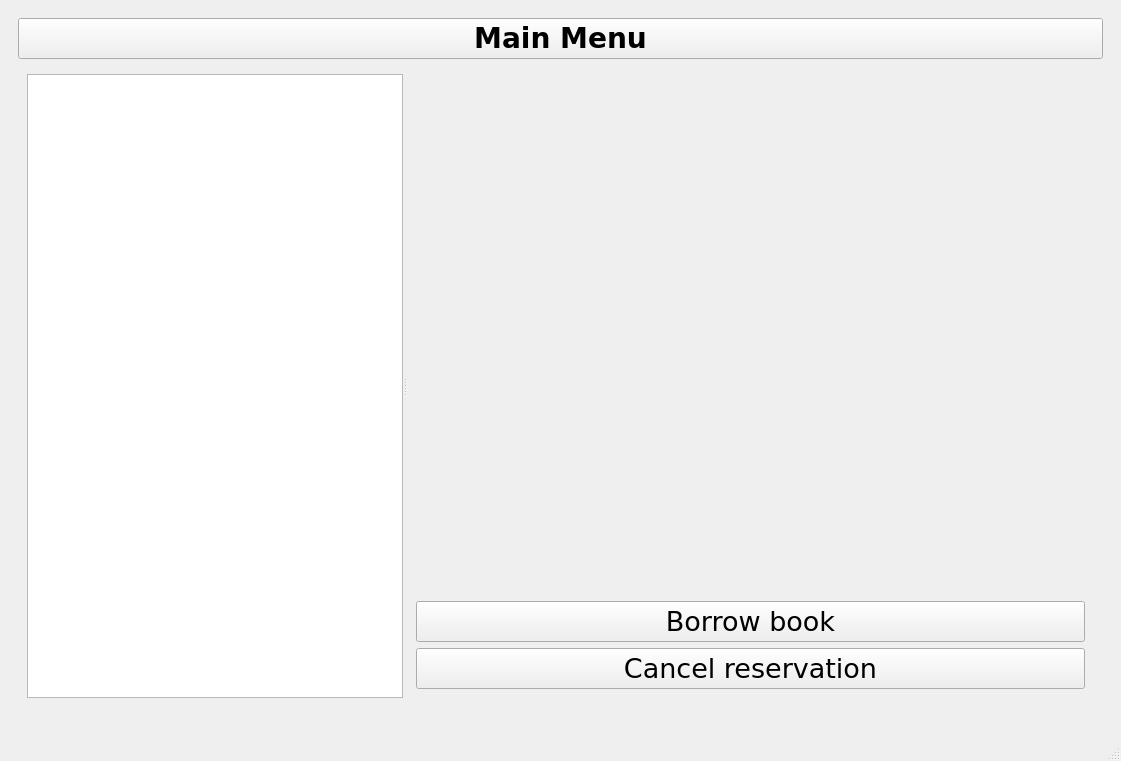
<?xml version="1.0" encoding="UTF-8"?>
<ui version="4.0">
 <class>MainWindow</class>
 <widget class="QMainWindow" name="MainWindow">
  <property name="geometry">
   <rect>
    <x>0</x>
    <y>0</y>
    <width>1121</width>
    <height>761</height>
   </rect>
  </property>
  <property name="sizePolicy">
   <sizepolicy hsizetype="Preferred" vsizetype="MinimumExpanding">
    <horstretch>0</horstretch>
    <verstretch>0</verstretch>
   </sizepolicy>
  </property>
  <property name="font">
   <font>
    <pointsize>20</pointsize>
   </font>
  </property>
  <property name="windowTitle">
   <string>LibApp</string>
  </property>
  <widget class="QWidget" name="centralwidget">
   <layout class="QHBoxLayout" name="horizontalLayout">
    <item>
     <widget class="QStackedWidget" name="Stack">
      <property name="currentIndex">
       <number>5</number>
      </property>
      <widget class="QWidget" name="home">
       <layout class="QGridLayout" name="gridLayout_5">
        <item row="0" column="0">
         <layout class="QVBoxLayout" name="verticalLayout">
          <item>
           <widget class="QLabel" name="homeLabel1">
            <property name="sizePolicy">
             <sizepolicy hsizetype="Preferred" vsizetype="Maximum">
              <horstretch>0</horstretch>
              <verstretch>0</verstretch>
             </sizepolicy>
            </property>
            <property name="font">
             <font>
              <family>DejaVu Sans</family>
              <pointsize>28</pointsize>
              <weight>75</weight>
              <bold>true</bold>
             </font>
            </property>
            <property name="text">
             <string>Welcome to LibApp</string>
            </property>
            <property name="alignment">
             <set>Qt::AlignBottom|Qt::AlignHCenter</set>
            </property>
           </widget>
          </item>
          <item>
           <widget class="QLabel" name="homeLabel2">
            <property name="sizePolicy">
             <sizepolicy hsizetype="Preferred" vsizetype="Maximum">
              <horstretch>0</horstretch>
              <verstretch>0</verstretch>
             </sizepolicy>
            </property>
            <property name="font">
             <font>
              <pointsize>22</pointsize>
             </font>
            </property>
            <property name="text">
             <string>Please, enter your login</string>
            </property>
            <property name="alignment">
             <set>Qt::AlignCenter</set>
            </property>
           </widget>
          </item>
         </layout>
        </item>
        <item row="1" column="0">
         <layout class="QHBoxLayout" name="horizontalLayout_2">
          <item>
           <widget class="QLineEdit" name="loginLineEdit">
            <property name="enabled">
             <bool>true</bool>
            </property>
            <property name="sizePolicy">
             <sizepolicy hsizetype="MinimumExpanding" vsizetype="Fixed">
              <horstretch>0</horstretch>
              <verstretch>0</verstretch>
             </sizepolicy>
            </property>
            <property name="font">
             <font>
              <pointsize>21</pointsize>
             </font>
            </property>
            <property name="placeholderText">
             <string>Enter your login here...</string>
            </property>
           </widget>
          </item>
          <item>
           <widget class="QPushButton" name="submitLoginButton">
            <property name="sizePolicy">
             <sizepolicy hsizetype="Maximum" vsizetype="Fixed">
              <horstretch>0</horstretch>
              <verstretch>0</verstretch>
             </sizepolicy>
            </property>
            <property name="font">
             <font>
              <pointsize>22</pointsize>
             </font>
            </property>
            <property name="text">
             <string>Submit</string>
            </property>
           </widget>
          </item>
         </layout>
        </item>
       </layout>
      </widget>
      <widget class="QWidget" name="client_home_page">
       <layout class="QGridLayout" name="gridLayout_3">
        <item row="0" column="0">
         <layout class="QVBoxLayout" name="verticalLayout_4">
          <item>
           <layout class="QGridLayout" name="gridLayout">
            <item row="2" column="0">
             <widget class="QLabel" name="clientHomeQstLabel">
              <property name="sizePolicy">
               <sizepolicy hsizetype="Preferred" vsizetype="MinimumExpanding">
                <horstretch>0</horstretch>
                <verstretch>0</verstretch>
               </sizepolicy>
              </property>
              <property name="font">
               <font>
                <family>DejaVu Sans</family>
                <pointsize>20</pointsize>
                <weight>75</weight>
                <bold>true</bold>
               </font>
              </property>
              <property name="text">
               <string>What would you like to do?</string>
              </property>
              <property name="alignment">
               <set>Qt::AlignCenter</set>
              </property>
             </widget>
            </item>
            <item row="1" column="0">
             <widget class="QLabel" name="clientHomeWelcomeLabel">
              <property name="sizePolicy">
               <sizepolicy hsizetype="Preferred" vsizetype="Maximum">
                <horstretch>0</horstretch>
                <verstretch>0</verstretch>
               </sizepolicy>
              </property>
              <property name="font">
               <font>
                <family>DejaVu Sans</family>
                <pointsize>20</pointsize>
                <weight>75</weight>
                <bold>true</bold>
               </font>
              </property>
              <property name="text">
               <string>Welcome to your account.</string>
              </property>
              <property name="alignment">
               <set>Qt::AlignCenter</set>
              </property>
             </widget>
            </item>
            <item row="0" column="0">
             <widget class="QLabel" name="helloClientLabel">
              <property name="sizePolicy">
               <sizepolicy hsizetype="Preferred" vsizetype="Maximum">
                <horstretch>0</horstretch>
                <verstretch>0</verstretch>
               </sizepolicy>
              </property>
              <property name="font">
               <font>
                <family>DejaVu Sans</family>
                <pointsize>29</pointsize>
                <weight>75</weight>
                <bold>true</bold>
               </font>
              </property>
              <property name="text">
               <string>Hello!</string>
              </property>
              <property name="alignment">
               <set>Qt::AlignCenter</set>
              </property>
             </widget>
            </item>
           </layout>
          </item>
          <item>
           <layout class="QGridLayout" name="gridLayout_2">
            <item row="2" column="0">
             <widget class="QPushButton" name="clientDisplayRentingsButton">
              <property name="sizePolicy">
               <sizepolicy hsizetype="Minimum" vsizetype="MinimumExpanding">
                <horstretch>0</horstretch>
                <verstretch>0</verstretch>
               </sizepolicy>
              </property>
              <property name="font">
               <font>
                <family>DejaVu Sans</family>
                <pointsize>20</pointsize>
                <weight>50</weight>
                <bold>false</bold>
               </font>
              </property>
              <property name="text">
               <string>Display current rentings</string>
              </property>
             </widget>
            </item>
            <item row="4" column="0">
             <widget class="QPushButton" name="clientDisplayHistoryButton">
              <property name="sizePolicy">
               <sizepolicy hsizetype="Minimum" vsizetype="MinimumExpanding">
                <horstretch>0</horstretch>
                <verstretch>0</verstretch>
               </sizepolicy>
              </property>
              <property name="font">
               <font>
                <family>DejaVu Sans</family>
                <pointsize>20</pointsize>
                <weight>50</weight>
                <bold>false</bold>
               </font>
              </property>
              <property name="text">
               <string>Display my renting history</string>
              </property>
             </widget>
            </item>
            <item row="5" column="0">
             <widget class="QPushButton" name="clientLogoutButton">
              <property name="sizePolicy">
               <sizepolicy hsizetype="Minimum" vsizetype="MinimumExpanding">
                <horstretch>0</horstretch>
                <verstretch>0</verstretch>
               </sizepolicy>
              </property>
              <property name="font">
               <font>
                <family>DejaVu Sans</family>
                <pointsize>20</pointsize>
                <weight>50</weight>
                <bold>false</bold>
               </font>
              </property>
              <property name="text">
               <string>Logout</string>
              </property>
             </widget>
            </item>
            <item row="0" column="0">
             <widget class="QPushButton" name="clientDisplayBooksButton">
              <property name="sizePolicy">
               <sizepolicy hsizetype="Minimum" vsizetype="MinimumExpanding">
                <horstretch>0</horstretch>
                <verstretch>0</verstretch>
               </sizepolicy>
              </property>
              <property name="font">
               <font>
                <family>DejaVu Sans</family>
                <pointsize>20</pointsize>
                <weight>50</weight>
                <bold>false</bold>
               </font>
              </property>
              <property name="text">
               <string>Display list of books</string>
              </property>
             </widget>
            </item>
            <item row="3" column="0">
             <widget class="QPushButton" name="clientDisplayReservationsButton">
              <property name="sizePolicy">
               <sizepolicy hsizetype="Minimum" vsizetype="MinimumExpanding">
                <horstretch>0</horstretch>
                <verstretch>0</verstretch>
               </sizepolicy>
              </property>
              <property name="font">
               <font>
                <family>DejaVu Sans</family>
               </font>
              </property>
              <property name="text">
               <string>Display current reservations</string>
              </property>
             </widget>
            </item>
           </layout>
          </item>
         </layout>
        </item>
       </layout>
      </widget>
      <widget class="QWidget" name="client_display_books_page">
       <layout class="QVBoxLayout" name="verticalLayout_20">
        <item>
         <layout class="QVBoxLayout" name="verticalLayout_5">
          <item>
           <widget class="QPushButton" name="mainMenuButton0">
            <property name="sizePolicy">
             <sizepolicy hsizetype="Minimum" vsizetype="Maximum">
              <horstretch>0</horstretch>
              <verstretch>0</verstretch>
             </sizepolicy>
            </property>
            <property name="font">
             <font>
              <family>DejaVu Sans</family>
              <pointsize>21</pointsize>
              <weight>75</weight>
              <bold>true</bold>
             </font>
            </property>
            <property name="text">
             <string>Main Menu</string>
            </property>
           </widget>
          </item>
          <item>
           <widget class="QSplitter" name="splitter">
            <property name="orientation">
             <enum>Qt::Horizontal</enum>
            </property>
            <widget class="QListWidget" name="listOfGenres">
             <property name="sizePolicy">
              <sizepolicy hsizetype="Preferred" vsizetype="Expanding">
               <horstretch>0</horstretch>
               <verstretch>0</verstretch>
              </sizepolicy>
             </property>
             <property name="font">
              <font>
               <family>DejaVu Sans</family>
               <pointsize>17</pointsize>
              </font>
             </property>
            </widget>
            <widget class="QStackedWidget" name="genreStack">
             <property name="sizePolicy">
              <sizepolicy hsizetype="Expanding" vsizetype="Preferred">
               <horstretch>0</horstretch>
               <verstretch>0</verstretch>
              </sizepolicy>
             </property>
             <property name="currentIndex">
              <number>0</number>
             </property>
             <widget class="QWidget" name="book_info_page">
              <layout class="QVBoxLayout" name="verticalLayout_6">
               <item>
                <widget class="QSplitter" name="splitter_3">
                 <property name="orientation">
                  <enum>Qt::Vertical</enum>
                 </property>
                 <widget class="QListWidget" name="listOfBooks">
                  <property name="sizePolicy">
                   <sizepolicy hsizetype="Expanding" vsizetype="Maximum">
                    <horstretch>0</horstretch>
                    <verstretch>0</verstretch>
                   </sizepolicy>
                  </property>
                  <property name="font">
                   <font>
                    <family>DejaVu Sans</family>
                    <pointsize>17</pointsize>
                   </font>
                  </property>
                 </widget>
                 <widget class="QStackedWidget" name="bookStack">
                  <property name="currentIndex">
                   <number>1</number>
                  </property>
                  <widget class="QWidget" name="page_3">
                   <layout class="QVBoxLayout" name="verticalLayout_7">
                    <item>
                     <widget class="QLabel" name="chooseBookLabel">
                      <property name="font">
                       <font>
                        <family>DejaVu Sans</family>
                        <pointsize>21</pointsize>
                        <weight>75</weight>
                        <bold>true</bold>
                       </font>
                      </property>
                      <property name="text">
                       <string>Choose book from list</string>
                      </property>
                      <property name="alignment">
                       <set>Qt::AlignCenter</set>
                      </property>
                     </widget>
                    </item>
                   </layout>
                  </widget>
                  <widget class="QWidget" name="page_4">
                   <layout class="QVBoxLayout" name="verticalLayout_3">
                    <item>
                     <widget class="QLabel" name="bookInfo">
                      <property name="sizePolicy">
                       <sizepolicy hsizetype="Preferred" vsizetype="Maximum">
                        <horstretch>0</horstretch>
                        <verstretch>0</verstretch>
                       </sizepolicy>
                      </property>
                      <property name="font">
                       <font>
                        <family>DejaVu Sans</family>
                        <pointsize>15</pointsize>
                        <weight>75</weight>
                        <bold>true</bold>
                       </font>
                      </property>
                      <property name="text">
                       <string/>
                      </property>
                      <property name="alignment">
                       <set>Qt::AlignLeading|Qt::AlignLeft|Qt::AlignTop</set>
                      </property>
                     </widget>
                    </item>
                    <item>
                     <widget class="QPushButton" name="bookBorrowButton">
                      <property name="sizePolicy">
                       <sizepolicy hsizetype="Minimum" vsizetype="Minimum">
                        <horstretch>0</horstretch>
                        <verstretch>0</verstretch>
                       </sizepolicy>
                      </property>
                      <property name="font">
                       <font>
                        <family>DejaVu Sans</family>
                        <pointsize>15</pointsize>
                       </font>
                      </property>
                      <property name="text">
                       <string>Borrow book</string>
                      </property>
                     </widget>
                    </item>
                    <item>
                     <widget class="QPushButton" name="reservationButton">
                      <property name="sizePolicy">
                       <sizepolicy hsizetype="Minimum" vsizetype="Minimum">
                        <horstretch>0</horstretch>
                        <verstretch>0</verstretch>
                       </sizepolicy>
                      </property>
                      <property name="font">
                       <font>
                        <family>DejaVu Sans</family>
                        <pointsize>15</pointsize>
                       </font>
                      </property>
                      <property name="text">
                       <string>Make reservation</string>
                      </property>
                     </widget>
                    </item>
                   </layout>
                  </widget>
                 </widget>
                </widget>
               </item>
              </layout>
             </widget>
             <widget class="QWidget" name="book_home_page">
              <layout class="QGridLayout" name="gridLayout_4">
               <item row="0" column="0">
                <widget class="QLabel" name="chooseGenreLabel">
                 <property name="font">
                  <font>
                   <family>DejaVu Sans</family>
                   <pointsize>21</pointsize>
                   <weight>75</weight>
                   <bold>true</bold>
                  </font>
                 </property>
                 <property name="text">
                  <string>Choose genre from list</string>
                 </property>
                 <property name="alignment">
                  <set>Qt::AlignCenter</set>
                 </property>
                </widget>
               </item>
              </layout>
             </widget>
            </widget>
           </widget>
          </item>
         </layout>
        </item>
       </layout>
      </widget>
      <widget class="QWidget" name="client_display_rentings_page">
       <layout class="QVBoxLayout" name="verticalLayout_8">
        <item>
         <layout class="QVBoxLayout" name="verticalLayout_2">
          <item>
           <widget class="QPushButton" name="mainMenuButton1">
            <property name="font">
             <font>
              <family>DejaVu Sans</family>
              <pointsize>21</pointsize>
              <weight>75</weight>
              <bold>true</bold>
             </font>
            </property>
            <property name="text">
             <string>Main Menu</string>
            </property>
           </widget>
          </item>
          <item>
           <widget class="QStackedWidget" name="ifClientHasRentingStack">
            <property name="currentIndex">
             <number>0</number>
            </property>
            <widget class="QWidget" name="page_9">
             <layout class="QVBoxLayout" name="verticalLayout_18">
              <item>
               <widget class="QSplitter" name="splitter_2">
                <property name="orientation">
                 <enum>Qt::Horizontal</enum>
                </property>
                <widget class="QListWidget" name="listOfCurrentRentings"/>
                <widget class="QStackedWidget" name="curRentingStack">
                 <property name="sizePolicy">
                  <sizepolicy hsizetype="Minimum" vsizetype="Preferred">
                   <horstretch>0</horstretch>
                   <verstretch>0</verstretch>
                  </sizepolicy>
                 </property>
                 <property name="currentIndex">
                  <number>0</number>
                 </property>
                 <widget class="QWidget" name="page">
                  <layout class="QVBoxLayout" name="verticalLayout_9">
                   <item>
                    <widget class="QLabel" name="chooseRentingLabel">
                     <property name="font">
                      <font>
                       <family>DejaVu Sans</family>
                       <pointsize>21</pointsize>
                       <weight>75</weight>
                       <bold>true</bold>
                      </font>
                     </property>
                     <property name="text">
                      <string>Choose renting from list</string>
                     </property>
                     <property name="alignment">
                      <set>Qt::AlignCenter</set>
                     </property>
                    </widget>
                   </item>
                  </layout>
                 </widget>
                 <widget class="QWidget" name="page_2">
                  <layout class="QVBoxLayout" name="verticalLayout_11">
                   <item>
                    <layout class="QVBoxLayout" name="verticalLayout_10">
                     <item>
                      <widget class="QLabel" name="rentingBookInfo">
                       <property name="sizePolicy">
                        <sizepolicy hsizetype="Preferred" vsizetype="Minimum">
                         <horstretch>0</horstretch>
                         <verstretch>0</verstretch>
                        </sizepolicy>
                       </property>
                       <property name="font">
                        <font>
                         <family>DejaVu Sans</family>
                         <pointsize>16</pointsize>
                         <weight>75</weight>
                         <bold>true</bold>
                        </font>
                       </property>
                       <property name="text">
                        <string/>
                       </property>
                      </widget>
                     </item>
                     <item>
                      <widget class="QLabel" name="rentingInfo">
                       <property name="font">
                        <font>
                         <family>DejaVu Sans</family>
                         <pointsize>16</pointsize>
                         <weight>75</weight>
                         <bold>true</bold>
                        </font>
                       </property>
                       <property name="text">
                        <string/>
                       </property>
                       <property name="alignment">
                        <set>Qt::AlignLeading|Qt::AlignLeft|Qt::AlignTop</set>
                       </property>
                      </widget>
                     </item>
                     <item>
                      <widget class="QPushButton" name="returnBookButton">
                       <property name="font">
                        <font>
                         <family>DejaVu Sans</family>
                         <pointsize>15</pointsize>
                        </font>
                       </property>
                       <property name="text">
                        <string>Return book to library</string>
                       </property>
                      </widget>
                     </item>
                     <item>
                      <widget class="QPushButton" name="renewRentingButton">
                       <property name="font">
                        <font>
                         <family>DejaVu Sans</family>
                         <pointsize>15</pointsize>
                        </font>
                       </property>
                       <property name="text">
                        <string>Renew renting</string>
                       </property>
                      </widget>
                     </item>
                    </layout>
                   </item>
                  </layout>
                 </widget>
                </widget>
               </widget>
              </item>
             </layout>
            </widget>
            <widget class="QWidget" name="page_10">
             <layout class="QVBoxLayout" name="verticalLayout_19">
              <item>
               <widget class="QLabel" name="noCurrentRentingsLabel">
                <property name="font">
                 <font>
                  <family>DejaVu Sans</family>
                  <pointsize>28</pointsize>
                  <weight>75</weight>
                  <bold>true</bold>
                 </font>
                </property>
                <property name="text">
                 <string>You have no active rentings.</string>
                </property>
                <property name="alignment">
                 <set>Qt::AlignCenter</set>
                </property>
               </widget>
              </item>
             </layout>
            </widget>
           </widget>
          </item>
         </layout>
        </item>
       </layout>
      </widget>
      <widget class="QWidget" name="client_display_history_page">
       <layout class="QVBoxLayout" name="verticalLayout_14">
        <item>
         <layout class="QVBoxLayout" name="verticalLayout_13">
          <item>
           <widget class="QPushButton" name="mainMenuButton2">
            <property name="font">
             <font>
              <family>DejaVu Sans</family>
              <pointsize>21</pointsize>
              <weight>75</weight>
              <bold>true</bold>
             </font>
            </property>
            <property name="text">
             <string>Main Menu</string>
            </property>
           </widget>
          </item>
          <item>
           <widget class="QSplitter" name="splitter_4">
            <property name="orientation">
             <enum>Qt::Horizontal</enum>
            </property>
            <widget class="QCalendarWidget" name="rentingHistoryCalendar">
             <property name="sizePolicy">
              <sizepolicy hsizetype="MinimumExpanding" vsizetype="MinimumExpanding">
               <horstretch>0</horstretch>
               <verstretch>0</verstretch>
              </sizepolicy>
             </property>
             <property name="font">
              <font>
               <family>DejaVu Sans</family>
               <weight>75</weight>
               <bold>true</bold>
              </font>
             </property>
            </widget>
            <widget class="QStackedWidget" name="calendarStack">
             <property name="currentIndex">
              <number>1</number>
             </property>
             <widget class="QWidget" name="page_5">
              <layout class="QVBoxLayout" name="verticalLayout_12">
               <item>
                <widget class="QLabel" name="selectDayLabel">
                 <property name="sizePolicy">
                  <sizepolicy hsizetype="Maximum" vsizetype="MinimumExpanding">
                   <horstretch>0</horstretch>
                   <verstretch>0</verstretch>
                  </sizepolicy>
                 </property>
                 <property name="font">
                  <font>
                   <family>DejaVu Sans</family>
                   <pointsize>21</pointsize>
                   <weight>75</weight>
                   <bold>true</bold>
                  </font>
                 </property>
                 <property name="text">
                  <string>Choose day from calendar</string>
                 </property>
                 <property name="alignment">
                  <set>Qt::AlignCenter</set>
                 </property>
                </widget>
               </item>
              </layout>
             </widget>
             <widget class="QWidget" name="page_6">
              <layout class="QVBoxLayout" name="verticalLayout_16">
               <item>
                <widget class="QSplitter" name="splitter_5">
                 <property name="orientation">
                  <enum>Qt::Vertical</enum>
                 </property>
                 <widget class="QListWidget" name="listOfRentingsHistory">
                  <property name="sizePolicy">
                   <sizepolicy hsizetype="Expanding" vsizetype="Maximum">
                    <horstretch>0</horstretch>
                    <verstretch>0</verstretch>
                   </sizepolicy>
                  </property>
                 </widget>
                 <widget class="QStackedWidget" name="rentingHistoryStack">
                  <property name="currentIndex">
                   <number>1</number>
                  </property>
                  <widget class="QWidget" name="page_7">
                   <layout class="QVBoxLayout" name="verticalLayout_15">
                    <item>
                     <widget class="QLabel" name="rentingHistoryChooseRenting">
                      <property name="font">
                       <font>
                        <family>DejaVu Sans</family>
                        <pointsize>16</pointsize>
                        <weight>75</weight>
                        <bold>true</bold>
                       </font>
                      </property>
                      <property name="text">
                       <string>Choose renting from list for info</string>
                      </property>
                      <property name="alignment">
                       <set>Qt::AlignCenter</set>
                      </property>
                     </widget>
                    </item>
                   </layout>
                  </widget>
                  <widget class="QWidget" name="page_8">
                   <layout class="QVBoxLayout" name="verticalLayout_17">
                    <item>
                     <widget class="QLabel" name="rentingHistoryRentingInfo">
                      <property name="sizePolicy">
                       <sizepolicy hsizetype="Preferred" vsizetype="MinimumExpanding">
                        <horstretch>0</horstretch>
                        <verstretch>0</verstretch>
                       </sizepolicy>
                      </property>
                      <property name="font">
                       <font>
                        <family>DejaVu Sans</family>
                        <pointsize>16</pointsize>
                        <weight>75</weight>
                        <bold>true</bold>
                       </font>
                      </property>
                      <property name="text">
                       <string/>
                      </property>
                      <property name="alignment">
                       <set>Qt::AlignLeading|Qt::AlignLeft|Qt::AlignTop</set>
                      </property>
                     </widget>
                    </item>
                   </layout>
                  </widget>
                 </widget>
                </widget>
               </item>
              </layout>
             </widget>
            </widget>
           </widget>
          </item>
         </layout>
        </item>
       </layout>
      </widget>
      <widget class="QWidget" name="client_display_reservations_page">
       <layout class="QGridLayout" name="gridLayout_6">
        <item row="0" column="0">
         <layout class="QVBoxLayout" name="verticalLayout_21">
          <item>
           <widget class="QPushButton" name="mainMenuButton3">
            <property name="font">
             <font>
              <family>DejaVu Sans</family>
              <pointsize>21</pointsize>
              <weight>75</weight>
              <bold>true</bold>
             </font>
            </property>
            <property name="text">
             <string>Main Menu</string>
            </property>
           </widget>
          </item>
          <item>
           <widget class="QStackedWidget" name="ifClientHasNoReservationsStack">
            <property name="currentIndex">
             <number>0</number>
            </property>
            <widget class="QWidget" name="page_11">
             <layout class="QGridLayout" name="gridLayout_7">
              <item row="0" column="0">
               <widget class="QSplitter" name="splitter_6">
                <property name="orientation">
                 <enum>Qt::Horizontal</enum>
                </property>
                <widget class="QListWidget" name="listOfReservations"/>
                <widget class="QStackedWidget" name="reservationStack">
                 <property name="sizePolicy">
                  <sizepolicy hsizetype="Minimum" vsizetype="Preferred">
                   <horstretch>0</horstretch>
                   <verstretch>0</verstretch>
                  </sizepolicy>
                 </property>
                 <property name="currentIndex">
                  <number>1</number>
                 </property>
                 <widget class="QWidget" name="page_13">
                  <layout class="QGridLayout" name="gridLayout_8">
                   <item row="0" column="0">
                    <widget class="QLabel" name="chooseReservationLabel">
                     <property name="font">
                      <font>
                       <family>DejaVu Sans</family>
                       <pointsize>21</pointsize>
                       <weight>75</weight>
                       <bold>true</bold>
                      </font>
                     </property>
                     <property name="text">
                      <string>Choose reservation from list</string>
                     </property>
                     <property name="alignment">
                      <set>Qt::AlignCenter</set>
                     </property>
                    </widget>
                   </item>
                  </layout>
                 </widget>
                 <widget class="QWidget" name="page_14">
                  <layout class="QGridLayout" name="gridLayout_9">
                   <item row="0" column="0">
                    <layout class="QVBoxLayout" name="verticalLayout_23">
                     <item>
                      <widget class="QLabel" name="reservationInfo">
                       <property name="sizePolicy">
                        <sizepolicy hsizetype="MinimumExpanding" vsizetype="MinimumExpanding">
                         <horstretch>0</horstretch>
                         <verstretch>0</verstretch>
                        </sizepolicy>
                       </property>
                       <property name="font">
                        <font>
                         <family>DejaVu Sans</family>
                         <pointsize>16</pointsize>
                         <weight>75</weight>
                         <bold>true</bold>
                        </font>
                       </property>
                       <property name="text">
                        <string/>
                       </property>
                       <property name="alignment">
                        <set>Qt::AlignLeading|Qt::AlignLeft|Qt::AlignTop</set>
                       </property>
                      </widget>
                     </item>
                     <item>
                      <widget class="QPushButton" name="reservationBorrowButton">
                       <property name="sizePolicy">
                        <sizepolicy hsizetype="Minimum" vsizetype="Maximum">
                         <horstretch>0</horstretch>
                         <verstretch>0</verstretch>
                        </sizepolicy>
                       </property>
                       <property name="font">
                        <font>
                         <family>DejaVu Sans</family>
                        </font>
                       </property>
                       <property name="text">
                        <string>Borrow book</string>
                       </property>
                      </widget>
                     </item>
                     <item>
                      <widget class="QPushButton" name="cancelReservationButton">
                       <property name="sizePolicy">
                        <sizepolicy hsizetype="Minimum" vsizetype="Maximum">
                         <horstretch>0</horstretch>
                         <verstretch>0</verstretch>
                        </sizepolicy>
                       </property>
                       <property name="font">
                        <font>
                         <family>DejaVu Sans</family>
                         <pointsize>20</pointsize>
                        </font>
                       </property>
                       <property name="text">
                        <string>Cancel reservation</string>
                       </property>
                      </widget>
                     </item>
                    </layout>
                   </item>
                  </layout>
                 </widget>
                </widget>
               </widget>
              </item>
             </layout>
            </widget>
            <widget class="QWidget" name="page_12">
             <layout class="QVBoxLayout" name="verticalLayout_22">
              <item>
               <widget class="QLabel" name="noCurrentReservationsLabel">
                <property name="font">
                 <font>
                  <family>DejaVu Sans</family>
                  <pointsize>28</pointsize>
                  <weight>75</weight>
                  <bold>true</bold>
                 </font>
                </property>
                <property name="text">
                 <string>You have no active reservations.</string>
                </property>
                <property name="alignment">
                 <set>Qt::AlignCenter</set>
                </property>
               </widget>
              </item>
             </layout>
            </widget>
           </widget>
          </item>
         </layout>
        </item>
       </layout>
      </widget>
      <widget class="QWidget" name="librarian_home_page"/>
     </widget>
    </item>
   </layout>
  </widget>
  <widget class="QStatusBar" name="statusbar"/>
  <action name="actionMain_menu">
   <property name="text">
    <string>Main menu</string>
   </property>
  </action>
 </widget>
 <resources/>
 <connections/>
</ui>
